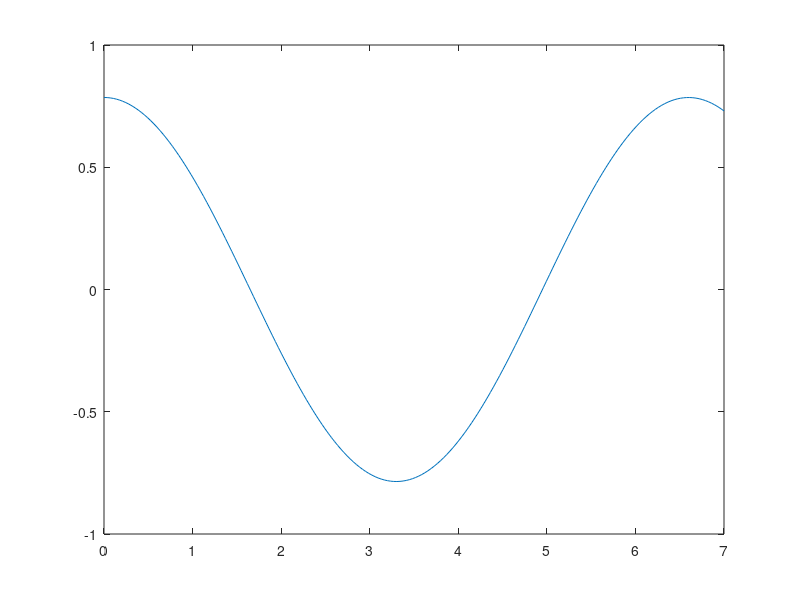

Write MATLAB code to recreate this figure. (Note: this script raises an error after producing the figure.)
% matematicno nihalo
format long

l = 10;         % dolzina vrvice
g = 9.8;
tol = 1e-15;    % toleranca za tangentno metodo

% zacetni odmik (merjen v radianih) in hitrost
zac = [pi/4 0];

% risanje
%Funkcija f na desni strani sistema NDE: y' = f(t,y)
f = @(t,y) [y(2); - g/l*sin(y(1))];

% koncni cas opazovanja
tk = 7;
t = linspace(0,tk,200);

[t,Y] = ode45(f,t,zac);

% odmiki in hitrosti
theta = Y(:,1);
v = Y(:,2);
plot(t,theta);

% a) nihajni cas 
%zacetni priblizek razberemo iz slike
disp('Nihajni cas je enak:');
disp(nihajni_cas(l,g,zac,2,tol));

% 2. moznost: preko numericnega integriranje elipticnega integrala
integrand = @(x) 1./sqrt(cos(x)-cos(zac(1)));
disp('Nihajni cas izracunan preko elipticnega integrala:');
disp(4*sqrt(l/(2*g))*integral(integrand,0,zac(1),'RelTol',1e-13,'AbsTol',1e-13));


% b) kaksen naj bo zacetni odmik, da je nihajni cas enak 9 s
% uporabimo fzero  na funkciji

F = @(theta) nihajni_cas(l,g,[theta 0],2,tol)-9;

% priblizek za zacetni domik dobimo iz grafov odmikov pri razlicnih zac.
% odmikih
theta0 = fzero(F,2.2);

disp('Zacetni odmik, ki da nihajni cas 9 s:');
disp(theta0);





function T = nihajni_cas(l,g,zac,t0,tol)
% NIHAJNI_CAS izracuna nihajni cas matematicnega nihala, podanega
% s parametri
%
% l...dolzina nihala
% g...graviracijski pospesek 9.8
% zac = [theta_0 v_0]...zacetni pogoji
% t0...zacetni priblizek za tangentno metodo

% IDEJA: T = 4 x cas, ko je theta enak 0
F = @(t) Y_val(t,l,g,zac);

% zacetni priblizek odcitamo iz grafa
T = tangentna(F,t0,tol);

T = 4*T;

end

function Y = Y_val(T,l,g,zac)
% Y_VAL vrne odmik in hitrost ob casu T.

% Funkcija f na desni strani sistema NDE: y' = f(t,y)
f = @(t,y) [y(2); - g/l*sin(y(1))];

opts = odeset('RelTol',1e-13,'AbsTol',1e-13);
[~,Y] = ode45(f,[0 T],zac,opts);

% potrebujemo odmik in hitrost ob casu T
Y=Y(end,:);
end

function nicla = tangentna(F,x0,tol)
% TANGENTNA izvaja tangentno metodo. Funkcija f in df sta podani
% z vektorsko funkcijo F. x0 je zacetni priblizek in tol toleranca.

% vrednosti funkcije in odvoda
y = F(x0);

while abs(y(1)) > tol
    
    x0 = x0 - y(1)/y(2);
    y = F(x0);
    
end

nicla = x0;
end



